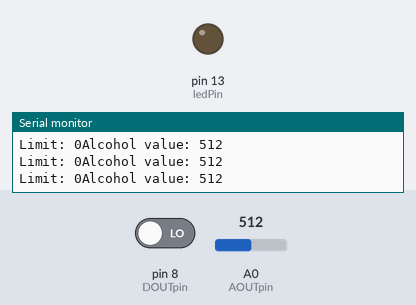
Simulated run of this sketch. Board: Arduino Uno, built with avr-gcc and run on an emulated ATmega328P. Parts: output pins drawn as LEDs (lit = HIGH), the last lines printed to the serial monitor. The test bench sets the inputs (shaded band); at power-on: pin 8 (DOUTpin) LOW, A0 (AOUTpin) = 512.

Above: at 1.2 s.
1.3 s: pin 8 (DOUTpin) driven HIGH
At 2.6 s:
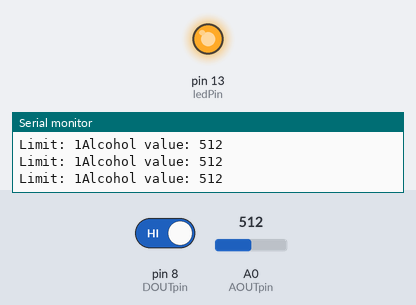
2.9 s: pin 8 (DOUTpin) driven LOW
At 4.2 s:
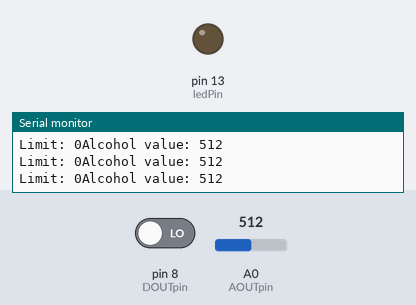
Timing chart, 0 to 5.9 s (numbered marks = the images above; inputs shaded):
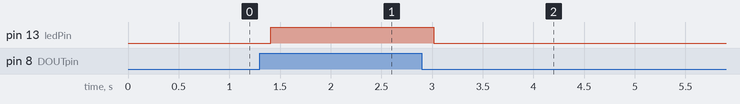

The sketch:

AlcoholSensor_Test.ino
```cpp
const int AOUTpin=0;//the AOUT pin of the alcohol sensor goes into analog pin A0 of the arduino
const int DOUTpin=8;//the DOUT pin of the alcohol sensor goes into digital pin D8 of the arduino
const int ledPin=13;//the anode of the LED connects to digital pin D13 of the arduino

int limit;
int value;

void setup() {
Serial.begin(9600);//sets the baud rate
pinMode(DOUTpin, INPUT);//sets the pin as an input to the arduino
pinMode(ledPin, OUTPUT);//sets the pin as an output of the arduino
}

void loop()
{
value= analogRead(AOUTpin);//reads the analaog value from the alcohol sensor's AOUT pin
limit= digitalRead(DOUTpin);//reads the digital value from the alcohol sensor's DOUT pin
Serial.print("Alcohol value: ");
Serial.println(value);//prints the alcohol value
Serial.print("Limit: ");
Serial.print(limit);//prints the limit reached as either LOW or HIGH (above or underneath)
delay(100);
if (limit == HIGH){
digitalWrite(ledPin, HIGH);//if limit has been reached, LED turns on as status indicator
}
else{
digitalWrite(ledPin, LOW);//if threshold not reached, LED remains off
}
}
```

Measured:
- after the input at 1.3 s, pin 13 (ledPin): LOW → HIGH after 0.11 s
- after the input at 2.9 s, pin 13 (ledPin): HIGH → LOW after 0.12 s
